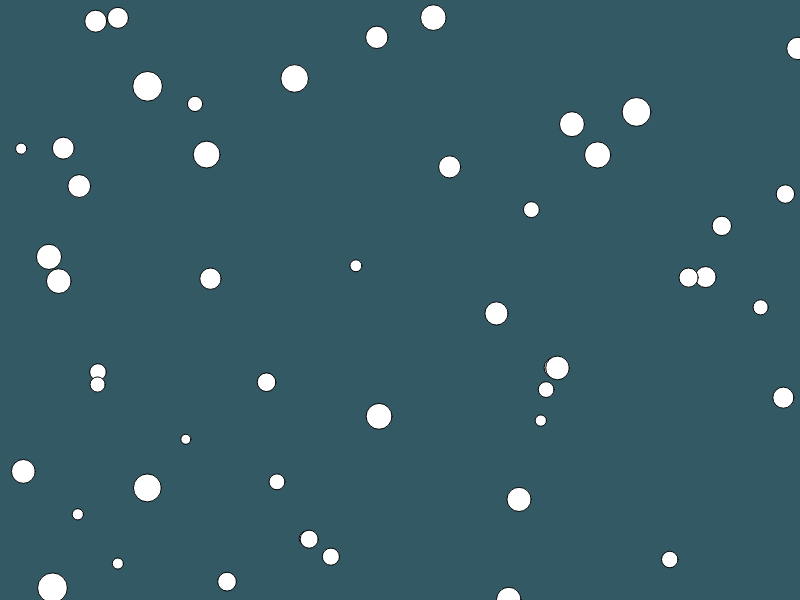
Frame 1 (no input)
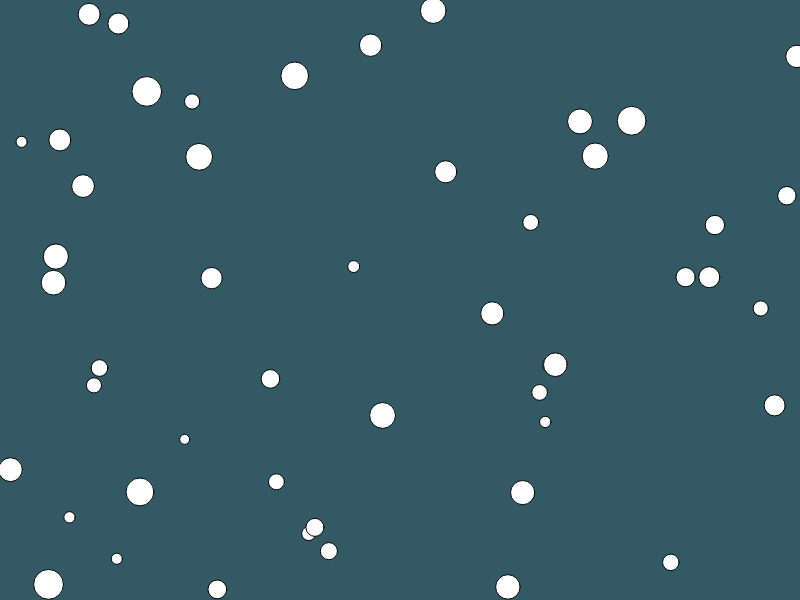
Frame 60 (no input)
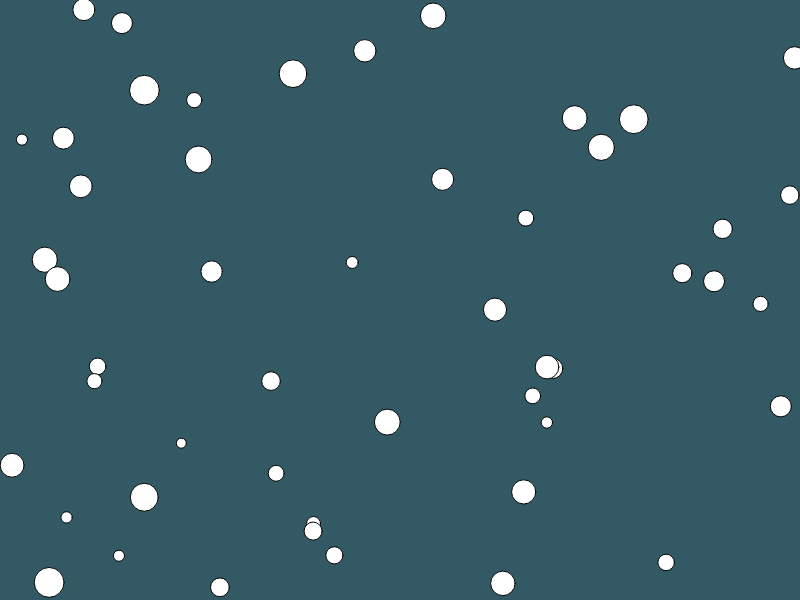
Frame 120 (the mouse pressed at the canvas centre since frame 60)

The p5.js sketch that drew these frames (run headless with seeded random() and noise() and a simulated clock; from frame 60 on, the mouse is pressed at the canvas centre):

// p5.js sketch
// ── sketch.js
let bugs = []; // array of Jitter objects

function setup() {
  createCanvas(displayWidth, displayHeight);
  // Create objects
  for (let i = 0; i < 50; i++) {
    bugs.push(new Jitter());
  }
}

function draw() {
  background(50, 89, 100);
  for (let i = 0; i < bugs.length; i++) {
    bugs[i].move();
    bugs[i].display();
  }
}

// Jitter class
class Jitter {
  constructor() {
    this.x = random(width);
    this.y = random(height);
    this.diameter = random(10, 30);
    this.speed = 1;
  }

  move() {
    this.x += random(-this.speed, this.speed);
    this.y += random(-this.speed, this.speed);
  }

  display() {
    ellipse(this.x, this.y, this.diameter, this.diameter);
  }
}
